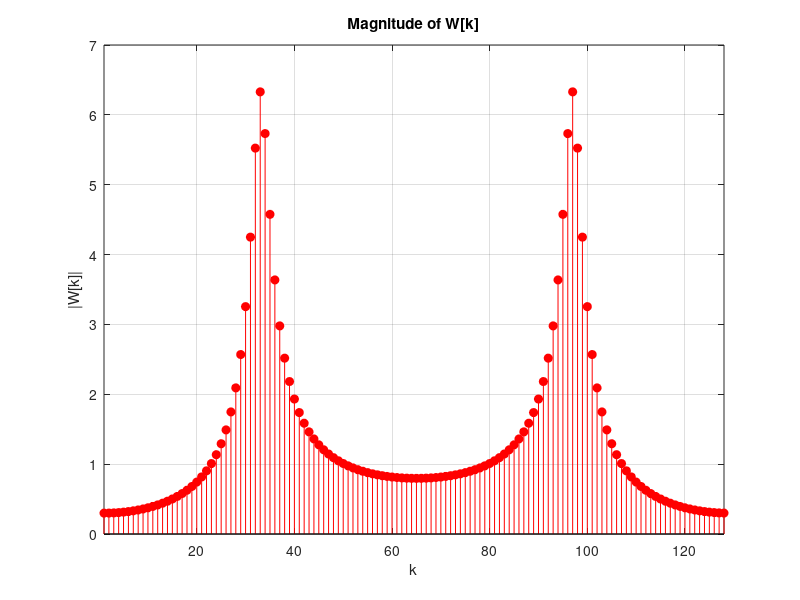

Write the MATLAB code that produced this figure.
%% D 
clear;
clc;

% Define the data
r = 0.5;
n = 0:127;

% Define delta function
x = [1 zeros(1,127)];

y = zeros(1,128);

% Set the first value of y[n] to the first value of x[n]
y(1) = x(1);

% Set the second value of y[n] using the formula given in the problem
y(2) = -r^2*y(1) + x(2);

% Use a for loop to calculate the remaining values of y[n]
for i=3:length(n)
    y(i) = -r^2*y(i-2) + x(i);
end

% Calculate w[n]
w = (0.55.^-n).*y;

% Calculate the DFT of w[n]
W = fft(w);

% Plot the magnitude of W[k]
figure;
k = (1:1:128);
stem(k, abs(W), "filled", 'red');
title('Magnitude of W[k]');
xlabel('k');
ylabel('|W[k]|');
grid on;
xlim([1,128]);
